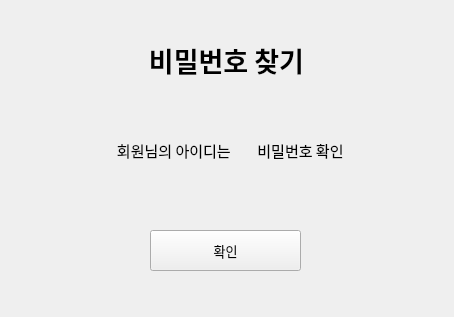
<?xml version="1.0" encoding="UTF-8"?>
<ui version="4.0">
 <class>Form</class>
 <widget class="QWidget" name="Form">
  <property name="geometry">
   <rect>
    <x>0</x>
    <y>0</y>
    <width>454</width>
    <height>317</height>
   </rect>
  </property>
  <property name="windowTitle">
   <string>Form</string>
  </property>
  <widget class="QLabel" name="label">
   <property name="geometry">
    <rect>
     <x>120</x>
     <y>40</y>
     <width>213</width>
     <height>40</height>
    </rect>
   </property>
   <property name="font">
    <font>
     <family>나눔스퀘어 Bold</family>
     <pointsize>20</pointsize>
     <weight>75</weight>
     <bold>true</bold>
    </font>
   </property>
   <property name="text">
    <string>비밀번호 찾기</string>
   </property>
   <property name="alignment">
    <set>Qt::AlignCenter</set>
   </property>
  </widget>
  <widget class="QLabel" name="label_2">
   <property name="geometry">
    <rect>
     <x>100</x>
     <y>140</y>
     <width>151</width>
     <height>20</height>
    </rect>
   </property>
   <property name="font">
    <font>
     <family>나눔스퀘어</family>
     <pointsize>11</pointsize>
    </font>
   </property>
   <property name="text">
    <string>회원님의 아이디는 </string>
   </property>
   <property name="alignment">
    <set>Qt::AlignCenter</set>
   </property>
  </widget>
  <widget class="QPushButton" name="nextbtn">
   <property name="geometry">
    <rect>
     <x>150</x>
     <y>230</y>
     <width>151</width>
     <height>41</height>
    </rect>
   </property>
   <property name="font">
    <font>
     <family>나눔스퀘어</family>
     <pointsize>10</pointsize>
    </font>
   </property>
   <property name="text">
    <string>확인</string>
   </property>
  </widget>
  <widget class="QLabel" name="label_3">
   <property name="geometry">
    <rect>
     <x>250</x>
     <y>140</y>
     <width>101</width>
     <height>20</height>
    </rect>
   </property>
   <property name="font">
    <font>
     <family>나눔스퀘어</family>
     <pointsize>11</pointsize>
    </font>
   </property>
   <property name="text">
    <string>비밀번호 확인</string>
   </property>
   <property name="alignment">
    <set>Qt::AlignCenter</set>
   </property>
  </widget>
 </widget>
 <resources/>
 <connections/>
</ui>
